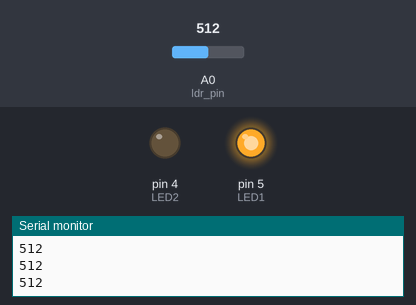
This sketch was run on a simulated Arduino Uno, built with avr-gcc and run on an emulated ATmega328P. On the bench: output pins drawn as LEDs (lit = HIGH), the last lines printed to the serial monitor. The test bench sets the inputs (shaded band); at power-on: A0 (ldr_pin) = 512.

Above: at 1.2 s.
1.3 s: A0 (ldr_pin) set to 416
2.8 s: A0 (ldr_pin) set to 390
At 3.6 s:
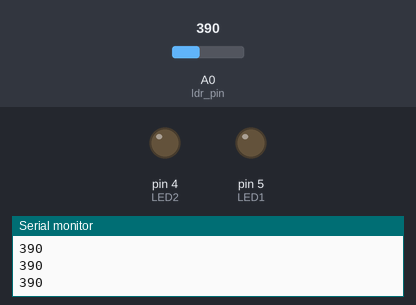
4.3 s: A0 (ldr_pin) set to 710
At 4.9 s:
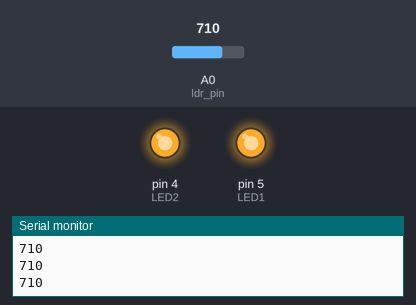
5.8 s: A0 (ldr_pin) set to 690
At 6.2 s:
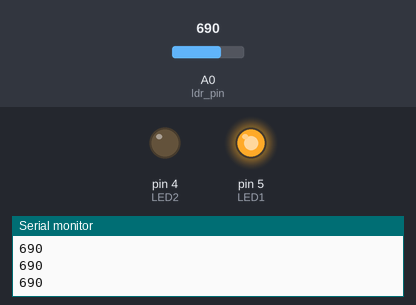
7.3 s: A0 (ldr_pin) set to 716
At 8.7 s:
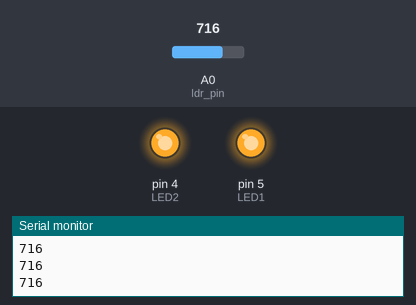
Timing chart, 0 to 9.8 s (numbered marks = the images above; inputs shaded):
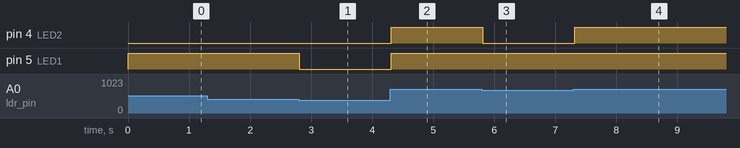

The sketch:

LDR_LED.ino
```cpp
int ldr_pin = A0;
int LED1 = 5;
int LED2 = 4;
int analogValue = 0;

void setup() {
  Serial.begin(9600);
  pinMode(LED1, OUTPUT);
  pinMode(LED2, OUTPUT);
}

void loop() {
  analogValue = analogRead(ldr_pin);
  Serial.println(analogValue);
  if(analogValue < 400){
    digitalWrite(LED1, LOW);
    digitalWrite(LED2, LOW);
  }
  else{
    if(analogValue > 700){
      digitalWrite(LED1, HIGH);
      digitalWrite(LED2, HIGH);
    }
    else{
      digitalWrite(LED1, HIGH);
      digitalWrite(LED2, LOW);
    }
  }
  delay(100);
}
```

Measured:
- the behaviour switches between 400 and 399 on A0 (ldr_pin) (found by bisection; images 0 and 1)
- the behaviour switches between 701 and 700 on A0 (ldr_pin) (found by bisection; images 2 and 3)
- after the input at 2.8 s, pin 5 (LED1): HIGH → LOW at once
- after the input at 4.3 s, pin 4 (LED2), pin 5 (LED1): LOW → HIGH at once
- after the input at 5.8 s, pin 4 (LED2): HIGH → LOW at once
- after the input at 7.3 s, pin 4 (LED2): LOW → HIGH at once
